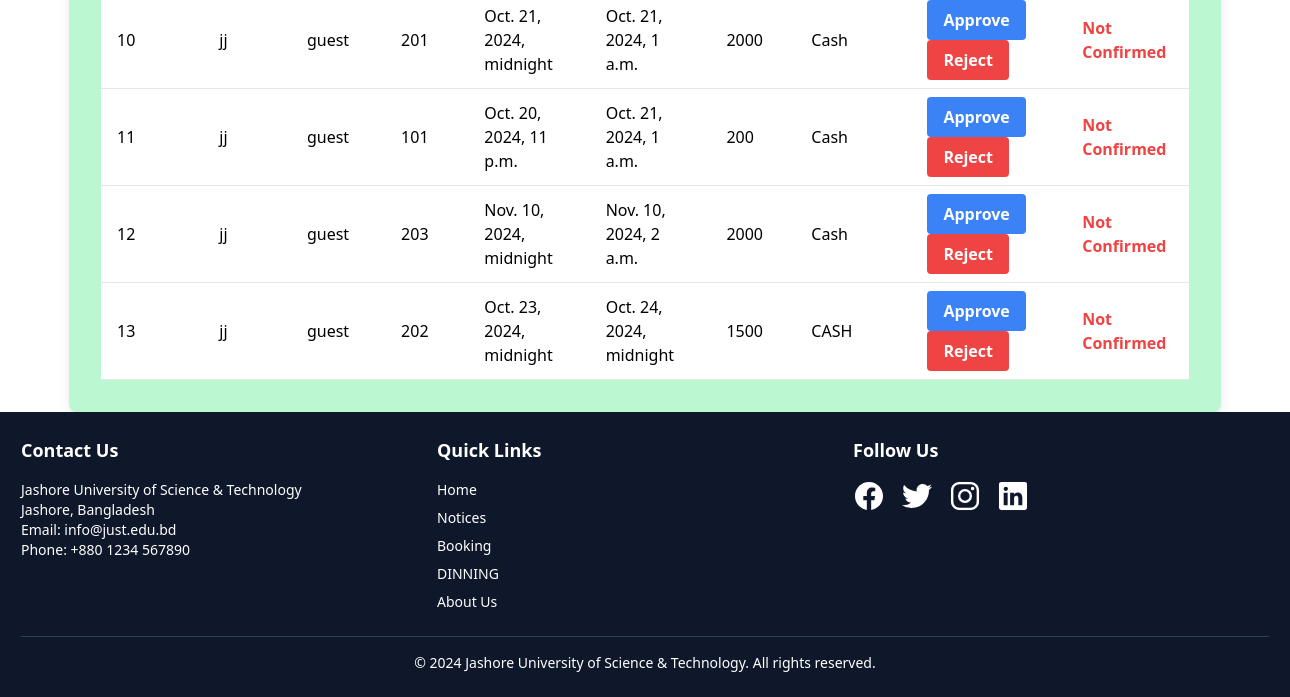
/Booking_list/ (signed in, lower part), run on an earlier commit of the app's database.
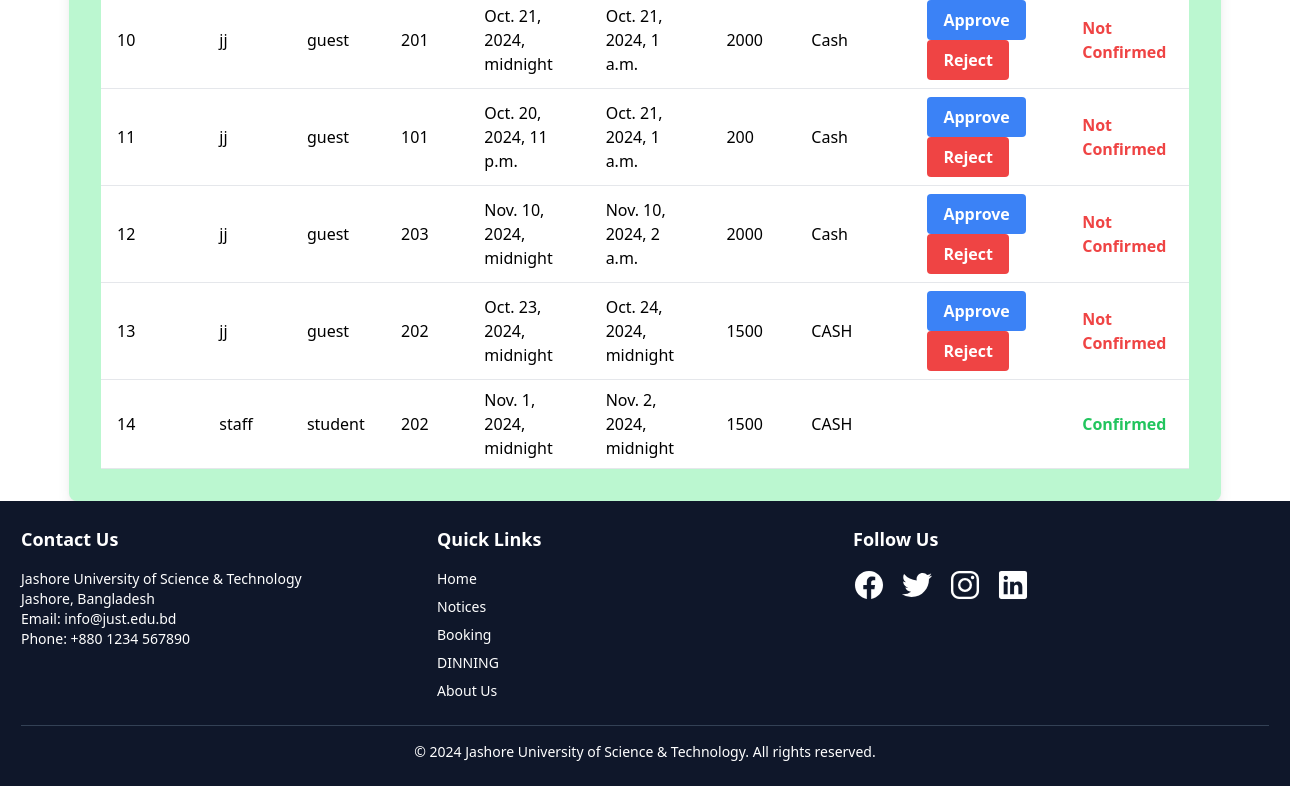
And on a later commit of the database.
### TSC/models.py (models this page shows, shortened)
class Booking(models.Model):
    PAYMENT_CHOICES = [
        ('CASH', 'CASH'),
        ('E-Payment', 'E-Payment'),
    ]
    booking_id = models.AutoField(primary_key=True)
    user=models.ForeignKey(settings.AUTH_USER_MODEL,on_delete=models.CASCADE)
    email = models.EmailField()
    room = models.ForeignKey(Room, on_delete=models.SET_NULL,null=True,blank=True)
    check_in=models.DateTimeField()
    check_out=models.DateTimeField()
    tot_price=models.IntegerField(default=0)
    payment_method = models.CharField(max_length=10, choices=PAYMENT_CHOICES, default='CASH')
    confirmed = models.BooleanField(default=False)
    role=models.CharField(max_length=10,default="Student")

class Room(models.Model):
    current_status=[
        ('Available for booking','Available for booking'),
        ('Not available currently','Not available currently'),
        ('Not for Booking','Not for booking'),
    ]
    room=models.CharField(max_length=50)
    roomtype = models.ForeignKey(Room_Type, on_delete=models.SET_NULL,null=True,blank=True)
    capacity=models.IntegerField(default=0)
    status = models.CharField(null=True,blank=True,max_length=50, choices=current_status)
    description=models.TextField(null=True,blank=True)
    img=models.FileField(upload_to='img')
    price=models.IntegerField(default=0)
    def __str__(self) -> str:
        return self.room

### TSC/views.py (the view)
# urls.py: path('Booking_list/',views.Booking_list,name="Booking_list"),
@user_passes_test(is_admin, login_url='/')
def Booking_list(request):
    booking_list=Booking.objects.all()
    return render(request,'Booking_list.html',{'booking_list':booking_list,'page_name':"BOOKING LIST"})

### TSC/views.py (called while the page is built)
def is_admin(user):
    return user.is_authenticated and user.is_staff

### templates/Booking_list.html (shortened to what this page needs)
{% extends "image.html" %}
{% block first %}
<div class="container mx-auto mt-5">
    <form class="w-full sm:max-w-lg md:max-w-2xl lg:max-w-10xl xl:max-w-6xl mx-auto bg-green-200 p-8 rounded-lg shadow-lg" method="POST" enctype="multipart/form-data">
        <table class="w-full text-left table-auto">
            <tbody>
                {% for bl in booking_list %}
                <tr class="bg-white border-b border-gray-200">
                    <td class="px-4 py-2">{{ bl.booking_id }}</td>
                    <td class="px-4 py-2">{{ bl.user }}</td>
                    <td class="px-4 py-2">{{ bl.role }}</td>
                    <td class="px-4 py-2">{{ bl.room }}</td>
                    <td class="px-4 py-2">{{ bl.check_in }}</td>
                    <td class="px-4 py-2">{{ bl.check_out }}</td>
                    <td class="px-4 py-2">{{ bl.tot_price }}</td>
                    <td class="px-4 py-2">{{ bl.payment_method }}</td>
                    {% if not bl.confirmed %}
                    <td class="px-4 py-2">
                        <a href="{% url 'approve_booking' bl.booking_id %}" class="inline-block bg-blue-500 hover:bg-blue-700 text-white font-bold py-2 px-4 rounded mr-2 transition duration-200" onclick="return confirm('Are you sure you want to approve this booking?');">Approve</a>
                        <a href="{% url 'reject_booking' bl.booking_id %}" class="inline-block bg-red-500 hover:bg-red-700 text-white font-bold py-2 px-4 rounded transition duration-200" onclick="return confirm('Are you sure you want to reject this booking?');">Reject</a>
                    </td>
                    {% else %}
                    <td class="px-4 py-2"></td>
                    {% endif %}
                    {% if bl.confirmed %}
                    <td class="px-4 py-2 text-green-500 font-semibold">Confirmed</td>
                    {% else %}
                    <td class="px-4 py-2 text-red-500 font-semibold">Not Confirmed</td>
                    {% endif %}
                </tr>
                {% endfor %}
            </tbody>
        </table>
    </form>
</div>
{% endblock %}

What changed in the data, as far as the page shows it:
added Booking: booking_id "14", user "staff", role "student", room "202", check_in "Nov. 1, 2024, midnight", check_out "Nov. 2, 2024, midnight", tot_price "1500", payment_method "CASH", confirmed "Confirmed"
